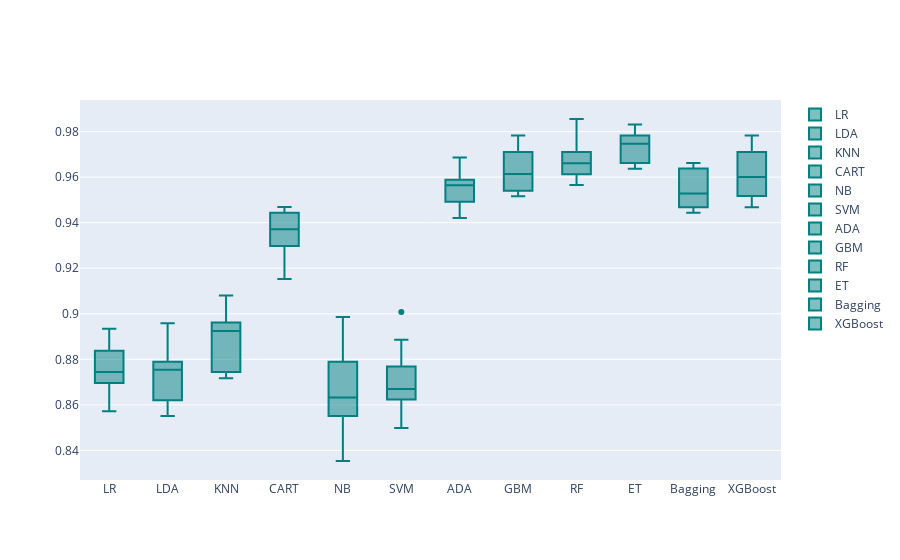

Notebook source saved alongside this figure:
### Code cell
models = GetBasedModel()
names,results = BasedLine2(X_train, y_train, models)
PlotBoxR().PlotResult(names,results)

### Figure 1 — Plotly figure (JSON) as saved in the notebook; plotly's stock layout.template omitted (floating-point values rounded to 4 significant figures)
{"data": [{"marker": {"color": "rgb(0, 128, 128)"}, "name": "LR", "type": "box", "y": [0.8913, 0.8744, 0.8696, 0.8744, 0.8717, 0.8644, 0.8571, 0.8838, 0.8789, 0.8935]}, {"marker": {"color": "rgb(0, 128, 128)"}, "name": "LDA", "type": "box", "y": [0.8889, 0.8744, 0.8551, 0.8768, 0.8717, 0.862, 0.862, 0.8789, 0.8765, 0.8959]}, {"marker": {"color": "rgb(0, 128, 128)"}, "name": "KNN", "type": "box", "y": [0.8913, 0.8841, 0.8744, 0.8961, 0.8741, 0.8935, 0.8717, 0.8935, 0.9031, 0.908]}, {"marker": {"color": "rgb(0, 128, 128)"}, "name": "CART", "type": "box", "y": [0.9251, 0.9469, 0.9396, 0.942, 0.9322, 0.9298, 0.9153, 0.9443, 0.9346, 0.9467]}, {"marker": {"color": "rgb(0, 128, 128)"}, "name": "NB", "type": "box", "y": [0.8961, 0.8986, 0.8551, 0.8551, 0.8378, 0.8354, 0.8571, 0.8692, 0.8789, 0.8789]}, {"marker": {"color": "rgb(0, 128, 128)"}, "name": "SVM", "type": "box", "y": [0.8696, 0.8768, 0.872, 0.8623, 0.8644, 0.8547, 0.8499, 0.8886, 0.8644, 0.9007]}, {"marker": {"color": "rgb(0, 128, 128)"}, "name": "ADA", "type": "box", "y": [0.942, 0.9686, 0.9638, 0.9565, 0.9443, 0.954, 0.9564, 0.9564, 0.9588, 0.9492]}, {"marker": {"color": "rgb(0, 128, 128)"}, "name": "GBM", "type": "box", "y": [0.9614, 0.971, 0.9783, 0.9734, 0.9564, 0.954, 0.9613, 0.9685, 0.9516, 0.954]}, {"marker": {"color": "rgb(0, 128, 128)"}, "name": "RF", "type": "box", "y": [0.9565, 0.9734, 0.9855, 0.971, 0.9709, 0.9661, 0.9613, 0.9661, 0.9588, 0.9637]}, {"marker": {"color": "rgb(0, 128, 128)"}, "name": "ET", "type": "box", "y": [0.9662, 0.9734, 0.9758, 0.9831, 0.9637, 0.9637, 0.9782, 0.9685, 0.9758, 0.9831]}, {"marker": {"color": "rgb(0, 128, 128)"}, "name": "Bagging", "type": "box", "y": [0.9469, 0.9662, 0.9638, 0.9517, 0.9467, 0.9443, 0.9443, 0.9564, 0.954, 0.9661]}, {"marker": {"color": "rgb(0, 128, 128)"}, "name": "XGBoost", "type": "box", "y": [0.9517, 0.971, 0.9783, 0.971, 0.9564, 0.9516, 0.9588, 0.9637, 0.9467, 0.9613]}], "layout": {}}
